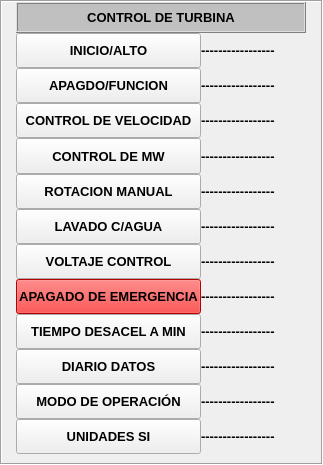
   <widget class="QFrame" name="Contro_Turbina">
    <property name="geometry">
     <rect>
      <x>680</x>
      <y>445</y>
      <width>323</width>
      <height>417</height>
     </rect>
    </property>
    <property name="styleSheet">
     <string notr="true">background-color: none;</string>
    </property>
    <property name="frameShape">
     <enum>QFrame::Box</enum>
    </property>
    <property name="frameShadow">
     <enum>QFrame::Sunken</enum>
    </property>
    <layout class="QGridLayout" name="gridLayout_10">
     <property name="leftMargin">
      <number>0</number>
     </property>
     <property name="topMargin">
      <number>0</number>
     </property>
     <property name="rightMargin">
      <number>0</number>
     </property>
     <property name="bottomMargin">
      <number>9</number>
     </property>
     <property name="spacing">
      <number>0</number>
     </property>
     <item row="0" column="0">
      <layout class="QVBoxLayout" name="verticalLayout_9">
       <property name="spacing">
        <number>0</number>
       </property>
       <item>
        <widget class="QFrame" name="frame_8">
         <property name="minimumSize">
          <size>
           <width>0</width>
           <height>31</height>
          </size>
         </property>
         <property name="maximumSize">
          <size>
           <width>16777215</width>
           <height>31</height>
          </size>
         </property>
         <property name="styleSheet">
          <string notr="true">background-color: rgb(192, 192, 192);</string>
         </property>
         <property name="frameShape">
          <enum>QFrame::Box</enum>
         </property>
         <property name="frameShadow">
          <enum>QFrame::Raised</enum>
         </property>
         <layout class="QGridLayout" name="gridLayout_9">
          <property name="margin">
           <number>0</number>
          </property>
          <property name="spacing">
           <number>0</number>
          </property>
          <item row="0" column="0">
           <widget class="QLabel" name="label_11">
            <property name="minimumSize">
             <size>
              <width>0</width>
              <height>25</height>
             </size>
            </property>
            <property name="maximumSize">
             <size>
              <width>16777215</width>
              <height>25</height>
             </size>
            </property>
            <property name="font">
             <font>
              <pointsize>10</pointsize>
              <weight>75</weight>
              <bold>true</bold>
             </font>
            </property>
            <property name="text">
             <string>CONTROL DE TURBINA</string>
            </property>
            <property name="alignment">
             <set>Qt::AlignCenter</set>
            </property>
           </widget>
          </item>
         </layout>
        </widget>
       </item>
       <item>
        <layout class="QVBoxLayout" name="verticalLayout_8">
         <property name="spacing">
          <number>0</number>
         </property>
         <item>
          <layout class="QHBoxLayout" name="horizontalLayout_38">
           <property name="spacing">
            <number>0</number>
           </property>
           <item>
            <widget class="QPushButton" name="btnCT01">
             <property name="minimumSize">
              <size>
               <width>185</width>
               <height>35</height>
              </size>
             </property>
             <property name="maximumSize">
              <size>
               <width>185</width>
               <height>90</height>
              </size>
             </property>
             <property name="font">
              <font>
               <pointsize>10</pointsize>
               <weight>75</weight>
               <bold>true</bold>
              </font>
             </property>
             <property name="text">
              <string>INICIO/ALTO</string>
             </property>
            </widget>
           </item>
           <item>
            <widget class="QLabel" name="lbCTCampo01">
             <property name="minimumSize">
              <size>
               <width>105</width>
               <height>22</height>
              </size>
             </property>
             <property name="maximumSize">
              <size>
               <width>105</width>
               <height>22</height>
              </size>
             </property>
             <property name="font">
              <font>
               <pointsize>10</pointsize>
               <weight>75</weight>
               <bold>true</bold>
              </font>
             </property>
             <property name="text">
              <string>-----------------</string>
             </property>
             <property name="alignment">
              <set>Qt::AlignLeading|Qt::AlignLeft|Qt::AlignVCenter</set>
             </property>
            </widget>
           </item>
          </layout>
         </item>
         <item>
          <layout class="QHBoxLayout" name="horizontalLayout_37">
           <property name="spacing">
            <number>0</number>
           </property>
           <item>
            <widget class="QPushButton" name="btnCT02">
             <property name="minimumSize">
              <size>
               <width>185</width>
               <height>35</height>
              </size>
             </property>
             <property name="maximumSize">
              <size>
               <width>185</width>
               <height>90</height>
              </size>
             </property>
             <property name="font">
              <font>
               <pointsize>10</pointsize>
               <weight>75</weight>
               <bold>true</bold>
              </font>
             </property>
             <property name="text">
              <string>APAGDO/FUNCION</string>
             </property>
            </widget>
           </item>
           <item>
            <widget class="QLabel" name="lbCTCampo02">
             <property name="minimumSize">
              <size>
               <width>105</width>
               <height>22</height>
              </size>
             </property>
             <property name="maximumSize">
              <size>
               <width>105</width>
               <height>22</height>
              </size>
             </property>
             <property name="font">
              <font>
               <pointsize>10</pointsize>
               <weight>75</weight>
               <bold>true</bold>
              </font>
             </property>
             <property name="text">
              <string>-----------------</string>
             </property>
             <property name="alignment">
              <set>Qt::AlignLeading|Qt::AlignLeft|Qt::AlignVCenter</set>
             </property>
            </widget>
           </item>
          </layout>
         </item>
         <item>
          <layout class="QHBoxLayout" name="horizontalLayout_36">
           <property name="spacing">
            <number>0</number>
           </property>
           <item>
            <widget class="QPushButton" name="btnCT03">
             <property name="minimumSize">
              <size>
               <width>185</width>
               <height>35</height>
              </size>
             </property>
             <property name="maximumSize">
              <size>
               <width>185</width>
               <height>90</height>
              </size>
             </property>
             <property name="font">
              <font>
               <pointsize>10</pointsize>
               <weight>75</weight>
               <bold>true</bold>
              </font>
             </property>
             <property name="text">
              <string>CONTROL DE VELOCIDAD</string>
             </property>
            </widget>
           </item>
           <item>
            <widget class="QLabel" name="lbCTCampo03">
             <property name="minimumSize">
              <size>
               <width>105</width>
               <height>22</height>
              </size>
             </property>
             <property name="maximumSize">
              <size>
               <width>105</width>
               <height>22</height>
              </size>
             </property>
             <property name="font">
              <font>
               <pointsize>10</pointsize>
               <weight>75</weight>
               <bold>true</bold>
              </font>
             </property>
             <property name="text">
              <string>-----------------</string>
             </property>
             <property name="alignment">
              <set>Qt::AlignLeading|Qt::AlignLeft|Qt::AlignVCenter</set>
             </property>
            </widget>
           </item>
          </layout>
         </item>
         <item>
          <layout class="QHBoxLayout" name="horizontalLayout_35">
           <property name="spacing">
            <number>0</number>
           </property>
           <item>
            <widget class="QPushButton" name="btnCT04">
             <property name="minimumSize">
              <size>
               <width>185</width>
               <height>36</height>
              </size>
             </property>
             <property name="maximumSize">
              <size>
               <width>185</width>
               <height>90</height>
              </size>
             </property>
             <property name="font">
              <font>
               <pointsize>10</pointsize>
               <weight>75</weight>
               <bold>true</bold>
              </font>
             </property>
             <property name="text">
              <string>CONTROL DE MW</string>
             </property>
            </widget>
           </item>
           <item>
            <widget class="QLabel" name="lbCTCampo04">
             <property name="minimumSize">
              <size>
               <width>105</width>
               <height>22</height>
              </size>
             </property>
             <property name="maximumSize">
              <size>
               <width>105</width>
               <height>22</height>
              </size>
             </property>
             <property name="font">
              <font>
               <pointsize>10</pointsize>
               <weight>75</weight>
               <bold>true</bold>
              </font>
             </property>
             <property name="text">
              <string>-----------------</string>
             </property>
             <property name="alignment">
              <set>Qt::AlignLeading|Qt::AlignLeft|Qt::AlignVCenter</set>
             </property>
            </widget>
           </item>
          </layout>
         </item>
         <item>
          <layout class="QHBoxLayout" name="horizontalLayout_34">
           <property name="spacing">
            <number>0</number>
           </property>
           <item>
            <widget class="QPushButton" name="btnCT05">
             <property name="minimumSize">
              <size>
               <width>185</width>
               <height>35</height>
              </size>
             </property>
             <property name="maximumSize">
              <size>
               <width>185</width>
               <height>90</height>
              </size>
             </property>
             <property name="font">
              <font>
               <pointsize>10</pointsize>
               <weight>75</weight>
               <bold>true</bold>
              </font>
             </property>
             <property name="text">
              <string>ROTACION MANUAL</string>
             </property>
            </widget>
           </item>
           <item>
            <widget class="QLabel" name="lbCTCampo05">
             <property name="minimumSize">
              <size>
               <width>105</width>
               <height>22</height>
              </size>
             </property>
             <property name="maximumSize">
              <size>
               <width>105</width>
               <height>22</height>
              </size>
             </property>
             <property name="font">
              <font>
               <pointsize>10</pointsize>
               <weight>75</weight>
               <bold>true</bold>
              </font>
             </property>
             <property name="text">
              <string>-----------------</string>
             </property>
             <property name="alignment">
              <set>Qt::AlignLeading|Qt::AlignLeft|Qt::AlignVCenter</set>
             </property>
            </widget>
           </item>
          </layout>
         </item>
         <item>
          <layout class="QHBoxLayout" name="horizontalLayout_33">
           <property name="spacing">
            <number>0</number>
           </property>
           <item>
            <widget class="QPushButton" name="btnCT06">
             <property name="minimumSize">
              <size>
               <width>185</width>
               <height>35</height>
              </size>
             </property>
             <property name="maximumSize">
              <size>
               <width>185</width>
               <height>90</height>
              </size>
             </property>
             <property name="font">
              <font>
               <pointsize>10</pointsize>
               <weight>75</weight>
               <bold>true</bold>
              </font>
             </property>
             <property name="text">
              <string>LAVADO C/AGUA</string>
             </property>
            </widget>
           </item>
           <item>
            <widget class="QLabel" name="lbCTCampo06">
             <property name="minimumSize">
              <size>
               <width>105</width>
               <height>22</height>
              </size>
             </property>
             <property name="maximumSize">
              <size>
               <width>105</width>
               <height>22</height>
              </size>
             </property>
             <property name="font">
              <font>
               <pointsize>10</pointsize>
               <weight>75</weight>
               <bold>true</bold>
              </font>
             </property>
             <property name="text">
              <string>-----------------</string>
             </property>
             <property name="alignment">
              <set>Qt::AlignLeading|Qt::AlignLeft|Qt::AlignVCenter</set>
             </property>
            </widget>
           </item>
          </layout>
         </item>
         <item>
          <layout class="QHBoxLayout" name="horizontalLayout_32">
           <property name="spacing">
            <number>0</number>
           </property>
           <item>
            <widget class="QPushButton" name="btnCT07">
             <property name="minimumSize">
              <size>
               <width>185</width>
               <height>35</height>
              </size>
             </property>
             <property name="maximumSize">
              <size>
               <width>185</width>
               <height>90</height>
              </size>
             </property>
             <property name="font">
              <font>
               <pointsize>10</pointsize>
               <weight>75</weight>
               <bold>true</bold>
              </font>
             </property>
             <property name="text">
              <string>VOLTAJE CONTROL</string>
             </property>
            </widget>
           </item>
           <item>
            <widget class="QLabel" name="lbCTCampo07">
             <property name="minimumSize">
              <size>
               <width>105</width>
               <height>22</height>
              </size>
             </property>
             <property name="maximumSize">
              <size>
               <width>105</width>
               <height>22</height>
              </size>
             </property>
             <property name="font">
              <font>
               <pointsize>10</pointsize>
               <weight>75</weight>
               <bold>true</bold>
              </font>
             </property>
             <property name="text">
              <string>-----------------</string>
             </property>
             <property name="alignment">
              <set>Qt::AlignLeading|Qt::AlignLeft|Qt::AlignVCenter</set>
             </property>
            </widget>
           </item>
          </layout>
         </item>
         <item>
          <layout class="QHBoxLayout" name="horizontalLayout_31">
           <property name="spacing">
            <number>0</number>
           </property>
           <item>
            <widget class="QPushButton" name="btnCT08">
             <property name="minimumSize">
              <size>
               <width>185</width>
               <height>35</height>
              </size>
             </property>
             <property name="maximumSize">
              <size>
               <width>185</width>
               <height>90</height>
              </size>
             </property>
             <property name="font">
              <font>
               <pointsize>10</pointsize>
               <weight>75</weight>
               <bold>true</bold>
              </font>
             </property>
             <property name="styleSheet">
              <string notr="true">background-color: rgb(255, 0, 0);
alternate-background-color: rgb(255, 0, 0);</string>
             </property>
             <property name="text">
              <string>APAGADO DE EMERGENCIA</string>
             </property>
            </widget>
           </item>
           <item>
            <widget class="QLabel" name="lbCTCampo08">
             <property name="minimumSize">
              <size>
               <width>105</width>
               <height>22</height>
              </size>
             </property>
             <property name="maximumSize">
              <size>
               <width>105</width>
               <height>22</height>
              </size>
             </property>
             <property name="font">
              <font>
               <pointsize>10</pointsize>
               <weight>75</weight>
               <bold>true</bold>
              </font>
             </property>
             <property name="text">
              <string>-----------------</string>
             </property>
             <property name="alignment">
              <set>Qt::AlignLeading|Qt::AlignLeft|Qt::AlignVCenter</set>
             </property>
            </widget>
           </item>
          </layout>
         </item>
         <item>
          <layout class="QHBoxLayout" name="horizontalLayout_30">
           <property name="spacing">
            <number>0</number>
           </property>
           <item>
            <widget class="QPushButton" name="btnCT09">
             <property name="minimumSize">
              <size>
               <width>185</width>
               <height>35</height>
              </size>
             </property>
             <property name="maximumSize">
              <size>
               <width>185</width>
               <height>90</height>
              </size>
             </property>
             <property name="font">
              <font>
               <pointsize>10</pointsize>
               <weight>75</weight>
               <bold>true</bold>
              </font>
             </property>
             <property name="text">
              <string>TIEMPO DESACEL A MIN</string>
             </property>
            </widget>
           </item>
           <item>
            <widget class="QLabel" name="lbCTCampo09">
             <property name="minimumSize">
              <size>
               <width>105</width>
               <height>22</height>
              </size>
             </property>
             <property name="maximumSize">
              <size>
               <width>105</width>
               <height>22</height>
              </size>
             </property>
             <property name="font">
              <font>
               <pointsize>10</pointsize>
               <weight>75</weight>
               <bold>true</bold>
              </font>
             </property>
             <property name="text">
              <string>-----------------</string>
             </property>
             <property name="alignment">
              <set>Qt::AlignLeading|Qt::AlignLeft|Qt::AlignVCenter</set>
             </property>
            </widget>
           </item>
          </layout>
         </item>
         <item>
          <layout class="QHBoxLayout" name="horizontalLayout_29">
           <property name="spacing">
            <number>0</number>
           </property>
           <item>
            <widget class="QPushButton" name="btnCT10">
             <property name="minimumSize">
              <size>
               <width>185</width>
               <height>35</height>
              </size>
             </property>
             <property name="maximumSize">
              <size>
               <width>185</width>
               <height>90</height>
              </size>
             </property>
             <property name="font">
              <font>
               <pointsize>10</pointsize>
               <weight>75</weight>
               <bold>true</bold>
              </font>
             </property>
             <property name="text">
              <string>DIARIO DATOS</string>
             </property>
            </widget>
           </item>
           <item>
            <widget class="QLabel" name="lbCTCampo10">
             <property name="minimumSize">
              <size>
               <width>105</width>
               <height>22</height>
              </size>
             </property>
             <property name="maximumSize">
              <size>
               <width>105</width>
               <height>22</height>
              </size>
             </property>
             <property name="font">
              <font>
               <pointsize>10</pointsize>
               <weight>75</weight>
               <bold>true</bold>
              </font>
             </property>
             <property name="text">
              <string>-----------------</string>
             </property>
             <property name="alignment">
              <set>Qt::AlignLeading|Qt::AlignLeft|Qt::AlignVCenter</set>
             </property>
            </widget>
           </item>
          </layout>
         </item>
         <item>
          <layout class="QHBoxLayout" name="horizontalLayout_28">
           <property name="spacing">
            <number>0</number>
           </property>
           <item>
            <widget class="QPushButton" name="btnCT11">
             <property name="minimumSize">
              <size>
               <width>185</width>
               <height>35</height>
              </size>
             </property>
             <property name="maximumSize">
              <size>
               <width>185</width>
               <height>90</height>
              </size>
             </property>
             <property name="font">
              <font>
               <pointsize>10</pointsize>
               <weight>75</weight>
               <bold>true</bold>
              </font>
             </property>
             <property name="text">
              <string>MODO DE OPERACIÓN</string>
             </property>
            </widget>
           </item>
           <item>
            <widget class="QLabel" name="lbCTCampo11">
             <property name="minimumSize">
              <size>
               <width>105</width>
               <height>22</height>
              </size>
             </property>
             <property name="maximumSize">
              <size>
               <width>105</width>
               <height>22</height>
              </size>
             </property>
             <property name="font">
              <font>
               <pointsize>10</pointsize>
               <weight>75</weight>
               <bold>true</bold>
              </font>
             </property>
             <property name="text">
              <string>-----------------</string>
             </property>
             <property name="alignment">
              <set>Qt::AlignLeading|Qt::AlignLeft|Qt::AlignVCenter</set>
             </property>
            </widget>
           </item>
          </layout>
         </item>
         <item>
          <layout class="QHBoxLayout" name="horizontalLayout_27">
           <property name="spacing">
            <number>0</number>
           </property>
           <item>
            <widget class="QPushButton" name="btnCT12">
             <property name="minimumSize">
              <size>
               <width>185</width>
               <height>35</height>
              </size>
             </property>
             <property name="maximumSize">
              <size>
               <width>185</width>
               <height>90</height>
              </size>
             </property>
             <property name="font">
              <font>
               <pointsize>10</pointsize>
               <weight>75</weight>
               <bold>true</bold>
              </font>
             </property>
             <property name="text">
              <string>UNIDADES SI</string>
             </property>
            </widget>
           </item>
           <item>
            <widget class="QLabel" name="lbCTCampo12">
             <property name="minimumSize">
              <size>
               <width>105</width>
               <height>22</height>
              </size>
             </property>
             <property name="maximumSize">
              <size>
               <width>105</width>
               <height>22</height>
              </size>
             </property>
             <property name="font">
              <font>
               <pointsize>10</pointsize>
               <weight>75</weight>
               <bold>true</bold>
              </font>
             </property>
             <property name="text">
              <string>-----------------</string>
             </property>
             <property name="alignment">
              <set>Qt::AlignLeading|Qt::AlignLeft|Qt::AlignVCenter</set>
             </property>
            </widget>
           </item>
          </layout>
         </item>
        </layout>
       </item>
      </layout>
     </item>
    </layout>
   </widget>
